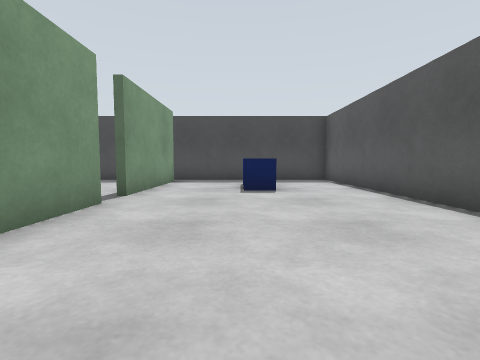
[1] (above)

15 first-person views from a walk through a world built for the Gazebo simulator. The camera is 0.72 m above the floor, tilts 4° down and sees 85° across. The floor is counted in squares, 1 m on a side. Each view is taken from the middle of a square. On the plan, view 1 faces up. The plan holds only what a view shows up to about 9 squares ahead; the rest is blank. The place goes on beyond the plan. The robots in the file are not drawn.

[2]
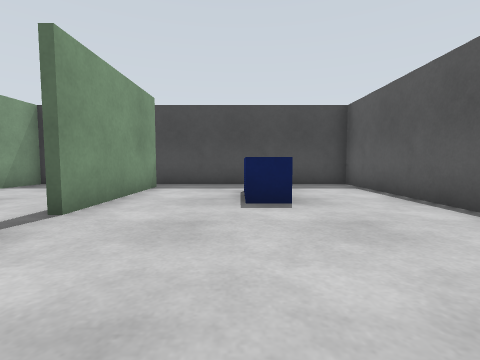

[3]
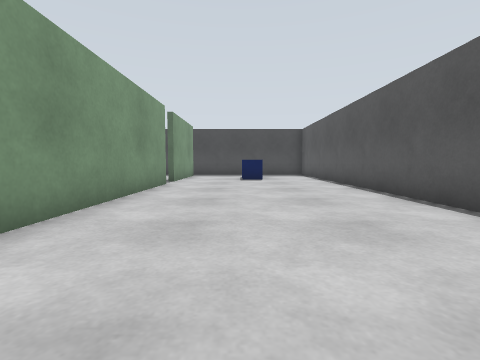

[4]
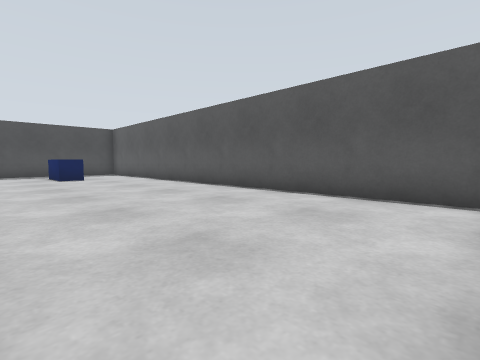

[5]
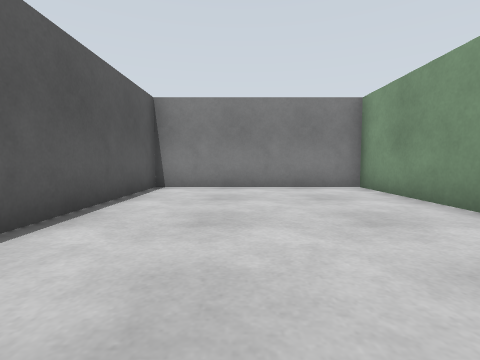

[6]
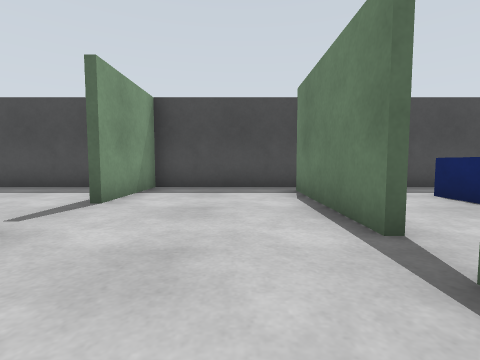

[7]
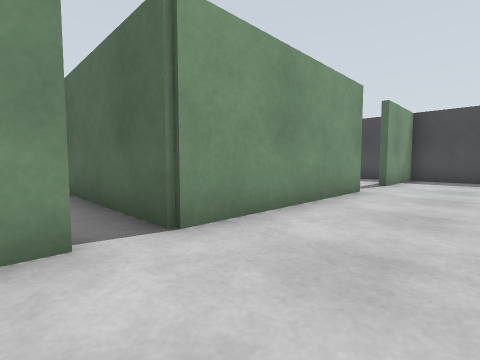

[8]
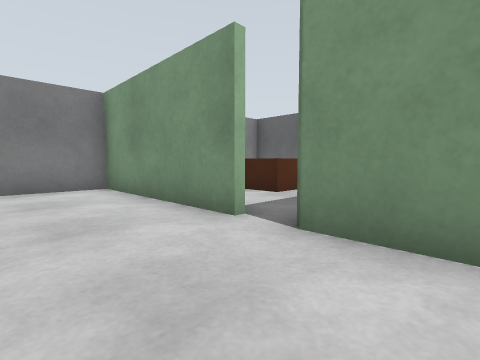

[9]
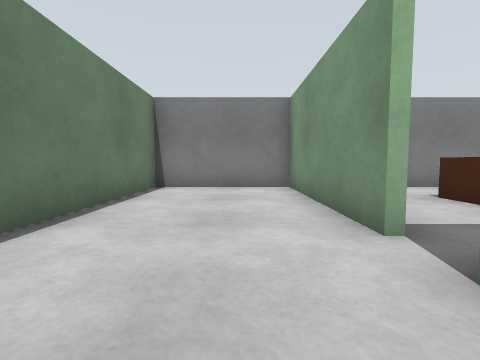

[10]
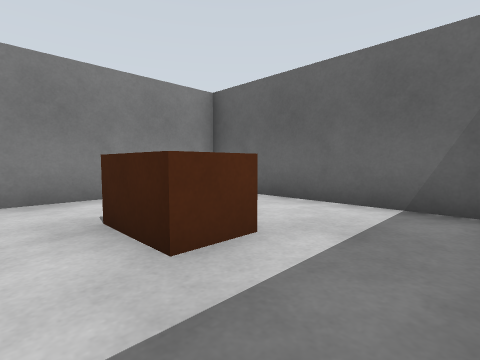

[11]
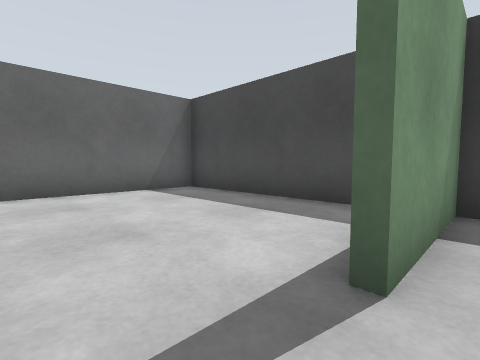

[12]
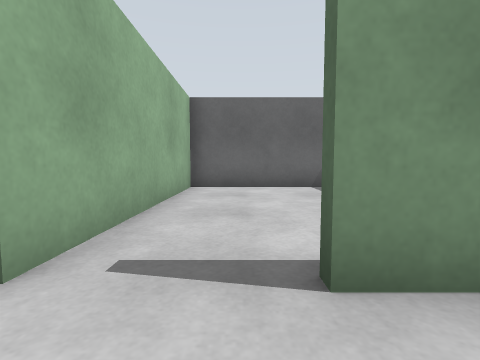

[13]
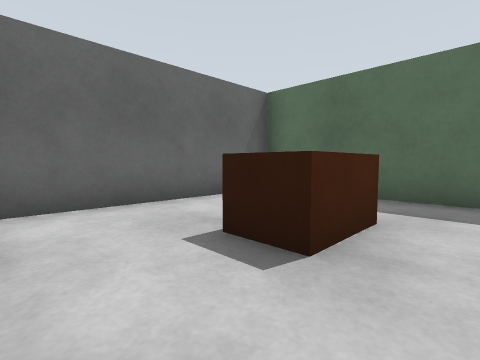

[14]
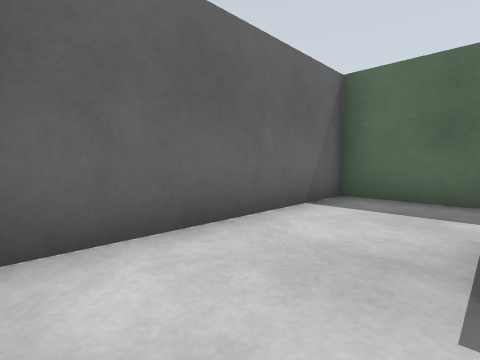

[15]
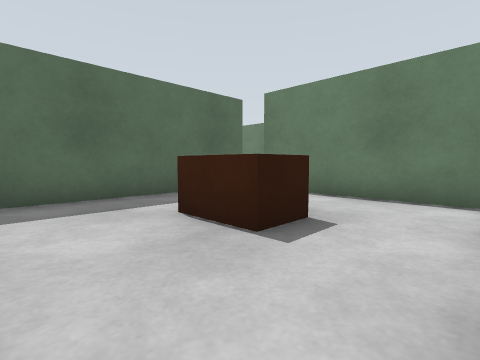

### Floor plan
Points are (right, up) in squares from view 1. A wall is a line through its corners. A room is listed if a view was taken in it or the views show most of it. See-through windows are left out.
Room 1 (views 1, 2, 3, 4, 5)
walls: (-2.4, 4.5) (-2.4, -5.5); (-2.4, 9.5) (-2.4, 5.4); (-3, -5.4) (3.4, -5.4) (3.4, 10.4) (-2.5, 10.4)
ways out: opening at (-3, 5) to room 2; opening at (-3, 10) to room 2
objects: blue box (0, 7) to (1, 8)
Room 2 (views 6, 7, 8, 9, 11, 12)
walls: (-6.4, 5.6) (-6.4, 0.4); (-2.6, 5.5) (-2.6, 9.5); (-6.4, -0.4) (-6.4, -5.4) (-3, -5.4); (-2.5, 10.4) (-6.4, 10.4) (-6.4, 7.5); (-2.6, -5.5) (-2.6, -0.5)
ways out: opening at (-3, 5) to room 1; opening at (-3, 10) to room 1; opening at (-7, 0) to room 3; opening at (-7, 6.5) to room 4
Room 3 (views 10, 13, 14, 15)
walls: (-6.4, 0.4) (-12.4, 0.4) (-12.4, -5.4) (-8.1, -5.4); (-6.6, -4.9) (-6.6, -0.5)
ways out: opening at (-7, 0) to room 2
objects: brown box (-10, -3) to (-9, -2)
Room 4 (no view inside)
walls: (-7.8, 10.4) (-12.4, 10.4) (-12.4, 5.6) (-6.4, 5.6)
ways out: opening at (-7, 6.5) to room 2

Where each view was taken, in squares from view 1:
view 1: 0 up, 0 right, facing up
view 2: 2 up, 0 right, facing up
view 3: 4 down, 0 right, facing up
view 4: 5 down, 2 left, facing up-right
view 5: 2 up, 1 right, facing down
view 6: 3 up, 4 left, facing up
view 7: 1 down, 4 left, facing up-left
view 8: 2 up, 4 left, facing down-left
view 9: 2 up, 5 left, facing down
view 10: 0 up, 8 left, facing down-left
view 11: 6 up, 6 left, facing up-left
view 12: 7 up, 5 left, facing left
view 13: 5 down, 8 left, facing up-left
view 14: 5 down, 10 left, facing up-left
view 15: 5 down, 12 left, facing up-right
